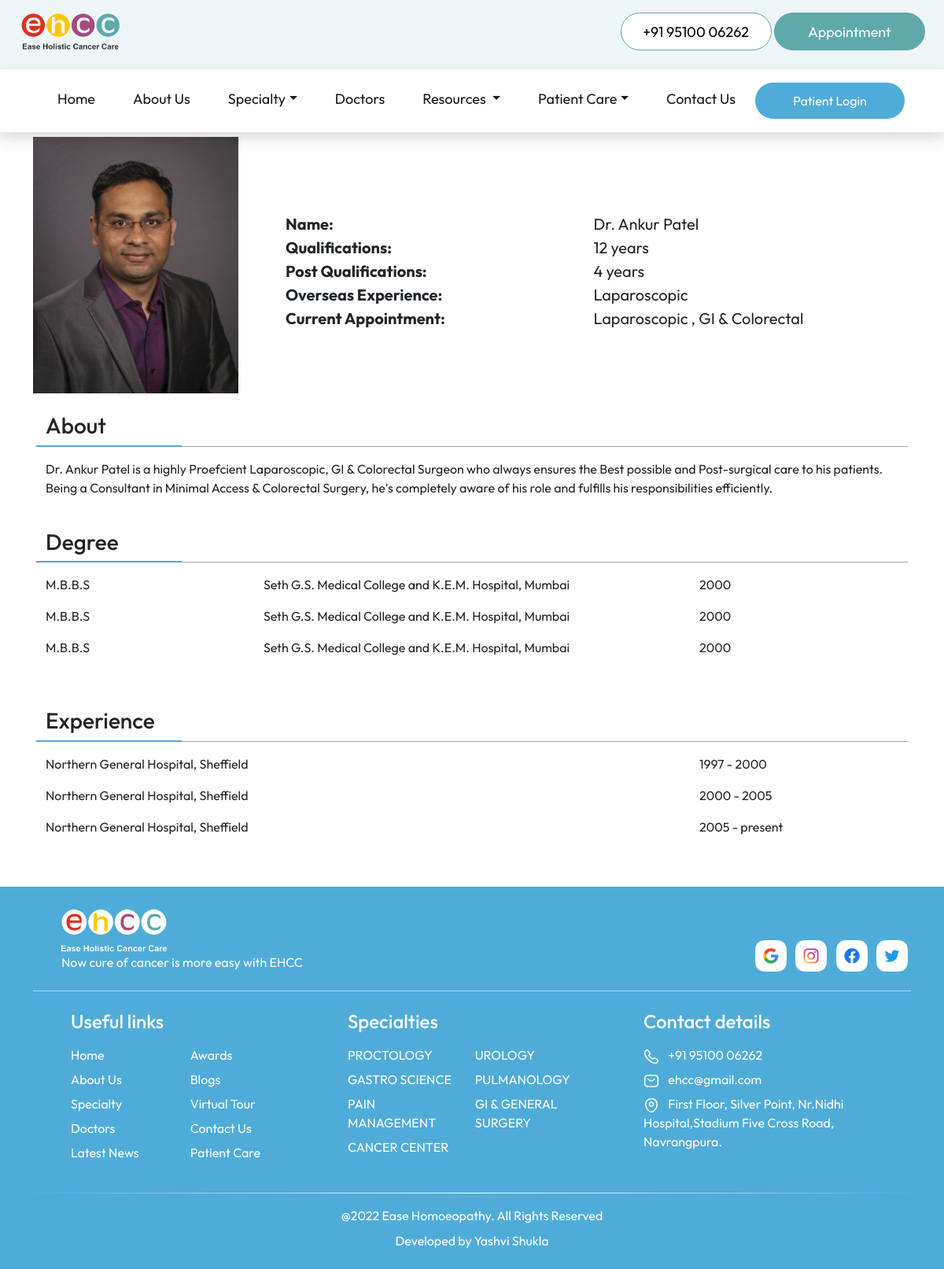
Screenshot of /doctorInfo/1/ with the database file from the repository.
### tables this page shows
CREATE TABLE "doctors" (
	"id"	INTEGER,
	"name"	TEXT,
	"current_appointment"	TEXT,
	"profile_image"	TEXT
);

CREATE TABLE "doctor_profile" (
	"id"	INTEGER,
	"qualification"	TEXT,
	"post_qualification"	TEXT,
	"overseas_qualification"	TEXT,
	"current_appointment"	TEXT,
	"about"	TEXT
);

CREATE TABLE "doctor_degree" (
	"id"	INTEGER,
	"degree"	TEXT,
	"institute"	INTEGER,
	"year"	INTEGER
);

CREATE TABLE "doctor_experience" (
	"id"	INTEGER,
	"organization"	INTEGER,
	"from_year"	INTEGER,
	"to_year"	TEXT
);

CREATE TABLE "social_links" (
	"social_name"	TEXT,
	"social_link"	TEXT
);

CREATE TABLE "specialty" (
	"id"	INTEGER,
	"name"	TEXT,
	"description"	TEXT
, "illustration"	TEXT);

### flask_app.py (the view)
@app.route('/doctorInfo/<string:id>/')
def doctorsInfo(id):
    database_connection = sqlite3.connect(database_location)
    database_cursor = database_connection.cursor()
    doctor_data = database_cursor.execute("SELECT * FROM doctors WHERE id = ?",(int(id),))
    doctor_data = doctor_data.fetchone()
    if doctor_data == None:
        return redirect(url_for('index'))
    doctor_profile = database_cursor.execute("SELECT * FROM doctor_profile WHERE id = ?",(int(id),))
    doctor_profile = doctor_profile.fetchone()
    doctor_degree = database_cursor.execute("SELECT * FROM doctor_degree WHERE id = ?",(int(id),))
    doctor_degree = doctor_degree.fetchall()
    doctor_experience = database_cursor.execute("SELECT * FROM doctor_experience WHERE id = ?",(int(id),))
    doctor_experience = doctor_experience.fetchall()
    database_connection.commit()
    database_connection.close()
    return render_template('doctorInfo.html',social_links=social_links, doctor_data=doctor_data, doctor_profile=doctor_profile, doctor_degree=doctor_degree, doctor_experience=doctor_experience,navbar_specialties=navbar_specialties, navbar_diseases=navbar_diseases)

### templates/doctorInfo.html (shortened to what this page needs)
<!DOCTYPE html>
<html lang="en">
<head>
  <link href="https://cdn.jsdelivr.net/npm/bootstrap@5.2.0/dist/css/bootstrap.min.css" rel="stylesheet"
 />
  <link rel="stylesheet" href="../../static/stylesheets/common.css" />
  <link rel="stylesheet" href="../../static/stylesheets/doctorInfo.css" />
</head>
<body>
  {% include 'navbar.html' %}
  <div class="container mt-4" id="hero">
    <div class="row align-items-md-center justify-content-center">
      <div class="col-md-3 col-11">
        <img src="{{doctor_data[3]}}" alt="doctor image" class="w-100" />
      </div>
      <div class="col-md-9 col-12 mt-3">
        <div class="row mx-md-4 mx-2" style="font-size: 20px;">
          <div class="col-md-6 col-12">
            <strong>Name:</strong>
          </div>
          <div class="col-md-6 col-12">{{doctor_data[1]}}</div>
          <div class="col-md-6 col-12">
            <strong>Qualifications:</strong>
          </div>
          <div class="col-md-6 col-12">{{doctor_profile[1]}}</div>
          <div class="col-md-6 col-12">
            <strong>Post Qualifications:</strong>
          </div>
          <div class="col-md-6 col-12">{{doctor_profile[2]}}</div>
          <div class="col-md-6 col-12">
            <strong>Overseas Experience:</strong>
          </div>
          <div class="col-md-6 col-12">{{doctor_profile[3]}}</div>
          <div class="col-md-6 col-12">
            <strong>Current Appointment:</strong>
          </div>
          <div class="col-md-6 col-12">{{doctor_profile[4]}}</div>
        </div>
      </div>
    </div>
  </div>
  <div class="container my-4 about_section">
    <div class="row px-3">
      <div class="col-2 underline1">
        <strong>
          <h3>About</h3>
        </strong>
      </div>
      <div class="col-10 underline2"></div>
      <div class="col-12">
        <p class="my-3">
          {{doctor_profile[5]}}
        </p>
      </div>
    </div>
  </div>
  <div class="container my-4 degree_section">
    <div class="row px-3">
      <div class="col-2 underline1">
        <strong>
          <h3>Degree</h3>
        </strong>
      </div>
      <div class="col-10 underline2"></div>
    </div>
    <div class="row px-3 my-3">
      {% for degree in doctor_degree %}
      <div class="col-md-3 col-12">{{degree[1]}}</div>
      <div class="col-md-6 col-12">
        {{degree[2]}}
      </div>
      <div class="col-md-3 col-12 mb-3">
        {{degree[3]}}
      </div>
      {% endfor %}
    </div>
  </div>
  <div class="container my-5 experience_section">
    <div class="row px-3">
      <div class="col-2 underline1">
        <strong>
          <h3>Experience</h3>
        </strong>
      </div>
      <div class="col-10 underline2"></div>
    </div>
    <div class="row my-3 px-3">
      {% for experience in doctor_experience %}
      <div class="col-md-9 col-12">{{experience[1]}}</div>
      <div class="col-md-3 col-12 mb-3 ">{{experience[2]}}&nbsp;-&nbsp;{{experience[3]}}</div>
      {% endfor %}
    </div>
  </div>
  {% include 'footer.html' %}
</body>
</html>

### templates/footer.html (shortened to what this page needs)
<div class="footer">
    <div class="container">
        <div class="row align-items-end">
            <div class="col-md-8 px-md-5 mt-4 mb-3">
                <img src="../../static/images/logo/footer_logo.png" alt="Hospital logo" height="60" />
                <p class="text-white mb-0">
                    Now cure of cancer is more easy with EHCC
                </p>
            </div>
            <div class="col-md-4 pt-4 mb-3 text-md-end">
                {% for social in social_links %}
                <a href="{{social[1]}}">
                    <img src="../../static/images/logo/{{social[0]}}_icon.png" alt="{{social[0]}} logo"
                        class="img-fluid mx-1" style="height: 40px; width: auto;" />
                </a>
                {% endfor %}
            </div>
        </div>
        <div class="footer_line mt-2"></div>
        <div class="row text-white pt-4 ps-md-5 footer_links align-items-start">
            <div class="col-md-4 col-sm-6 mb-4">
                <h4 class="mb-3">Useful links</h4>
                <div class="row">
                    <div class="col-xl-5 col-sm-12 col-6">
                        <a href="/">
                            <p>Home</p>
                        </a>
                        <a href="/about/">
                            <p>About Us</p>
                        </a>
                        <a href="/specialty/">
                            <p>Specialty</p>
                        </a>
                        <a href="/doctors/">
                            <p>Doctors</p>
                        </a>
                        <a href="/news/">
                            <p>Latest News</p>
                        </a>
                    </div>
                    <div class="col-xl-5 col-sm-12 col-6">
                        <a href="/awards/">
                            <p>Awards</p>
                        </a>
                        <a href="/blogs/">
                            <p>Blogs</p>
                        </a>
                        <a href="/virtualTour/">
                            <p>Virtual Tour</p>
                        </a>
                        <a href="/contact/">
                            <p>Contact Us</p>
                        </a>
                        <a href="#">
                            <p>Patient Care</p>
                        </a>
                    </div>
                </div>
            </div>
            <div class="col-md-4 col-sm-6 mb-4 g-md-0">
                <h4 class="mb-3">
                    <a href="/specialty/">
                        Specialties
                    </a>
                </h4>
                <div class="row">
                    <div class="col-xl-5 col-sm-12 col-6">
                        {% for i in range (0,navbar_specialties|length) %}
                        <a href="/diseases/{{navbar_specialties[i][0]}}/">
                            <p>
                                {{ navbar_specialties[i][1] }}
                            </p>
                        </a>
                        {% endfor %}
                    </div>
                    {% if navbar_specialties|length > 4 %}
                    <div class="col-xl-5 col-sm-12 col-6">
                        {% for i in range (4,navbar_specialties|length) %}
                        <a href="/diseases/{{navbar_specialties[i][0]}}/">
                            <p>
                                {{ navbar_specialties[i][1] }}
                            </p>
                        </a>
                        {% endfor %}
                    </div>
                    {% endif %}
                </div>
            </div>
            <div class="col-md-4 col-sm-12">
                <h4 class="mb-3">Contact details</h4>
                <p>
                    <a href="tel:919510006262">
                        <img src="../../static/images/logo/footercall_icon.png" alt="call logo" />
                        <span class="ps-2">+91 95100 06262</span>
                    </a>
                </p>
                <p>
                    <a href="mailto:ehcc@gmail.com">
                        <img src="../../static/images/logo/mail_icon.png" alt="mail icon" />
                        <span class="ps-2">ehcc@gmail.com</span>
                    </a>
                </p>
                <p>
                    <a href="https://goo.gl/maps/SUXSNEnxhgQroknp9" target="_blank">
                        <img src="../../static/images/logo/location_icon.png" alt="location icon" />
                        <span class="ps-2">
                            First Floor, Silver Point, Nr.Nidhi Hospital,Stadium Five Cross Road, Navrangpura.
                        </span>
                    </a>
                </p>
            </div>
        </div>
        <div class="row my-2">
            <div class="footer_line_2"></div>
        </div>
        <div class="row text-white">
            <div class="py-2 text-center">
                @2022 Ease Homoeopathy. All Rights Reserved
            </div>
            <div class="text-center">
                Developed by <a href="" class="footer_credit">Yashvi Shukla</a></br></br>
            </div>
        </div>
    </div>
</div>

### static/stylesheets/common.css (style rules this page uses)
html, body { overflow-x: hidden; }
body { margin-top: 150px; }
* { margin: 0; padding: 0; box-sizing: border-box; font-family: "Outfit", sans-serif; }
:root { --nav-color: #EEF6F7; --primary-color: #5eaaaa; --heading-color: #4facd9; --section-background-color: #cae6f4; --contact-background-color: #284f4f; }
a { color: unset; text-decoration: none; cursor: pointer; }
.footer { background-color: var(--heading-color); }
.footer_line { height: 1px; background-color: rgba(255, 255, 255, 0.521); }
.footer_line_2 { height: 1px; background: linear-gradient(to right, rgba(40, 79, 79, 0) 0%, white 50%, rgba(40, 79, 79, 0) 100%); }
.footer_credit { text-decoration: none; color: white; }
.footer_links p { margin-bottom: 7px !important; cursor: pointer; }

### static/stylesheets/doctorInfo.css (style rules this page uses)
.underline1 { border-bottom: 2px solid #4facd9; }
.underline2 { border-bottom: 1px solid #aaaaaa; }

### rows the page displays
doctors: profile_image (picture), name "Dr. Ankur Patel"
doctor_profile: qualification "12 years", post_qualification "4 years", overseas_qualification "Laparoscopic", current_appointment "Laparoscopic , GI & Colorectal", about "Dr. Ankur Patel is a highly Proefcient Laparoscopic, GI & Colorectal Surgeon who always ensures the Best possible and Post-surgical care to his patients. Being a Consultant in Minimal Access & Colorectal Surgery, he's completely aware of his role and fulfills his responsibilities efficiently."
doctor_degree: degree "M.B.B.S", institute "Seth G.S. Medical College and K.E.M. Hospital, Mumbai", year "2000"
doctor_degree: degree "M.B.B.S", institute "Seth G.S. Medical College and K.E.M. Hospital, Mumbai", year "2000"
doctor_degree: degree "M.B.B.S", institute "Seth G.S. Medical College and K.E.M. Hospital, Mumbai", year "2000"
doctor_experience: organization "Northern General Hospital, Sheffield", from_year "1997", to_year "2000"
doctor_experience: organization "Northern General Hospital, Sheffield", from_year "2000", to_year "2005"
doctor_experience: organization "Northern General Hospital, Sheffield", from_year "2005", to_year "present"
social_links: social_name (picture)
social_links: social_name (picture)
social_links: social_name (picture)
social_links: social_name (picture)
specialty: name "PROCTOLOGY"
specialty: name "GASTRO SCIENCE"
specialty: name "PAIN MANAGEMENT"
specialty: name "CANCER CENTER"
specialty: name "UROLOGY"
specialty: name "PULMANOLOGY"
specialty: name "GI & GENERAL SURGERY"
